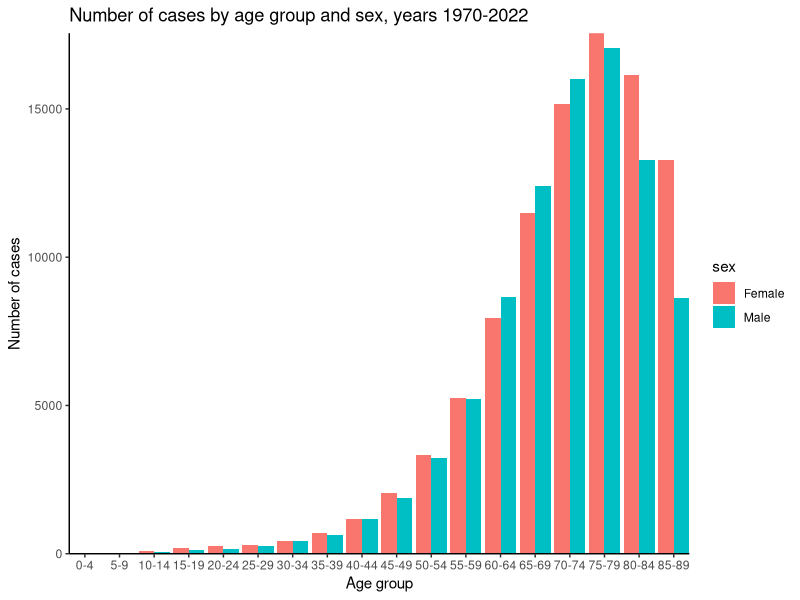
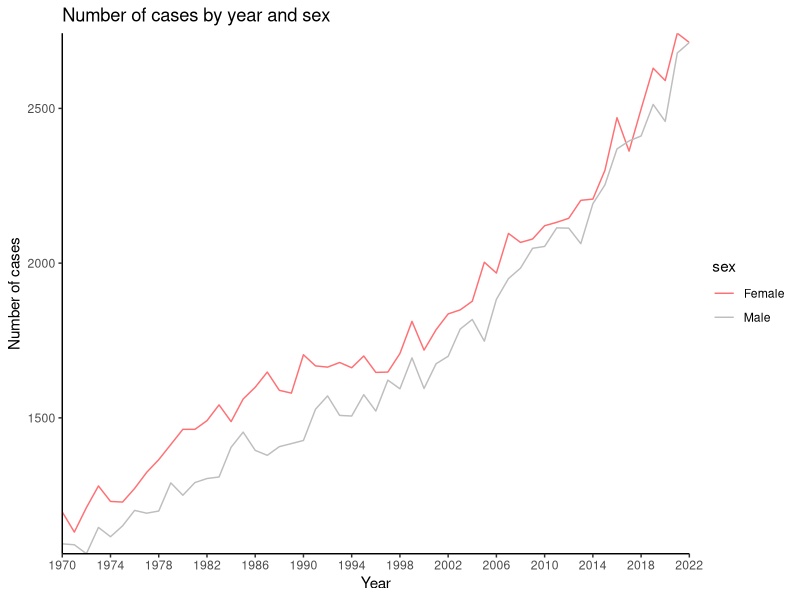
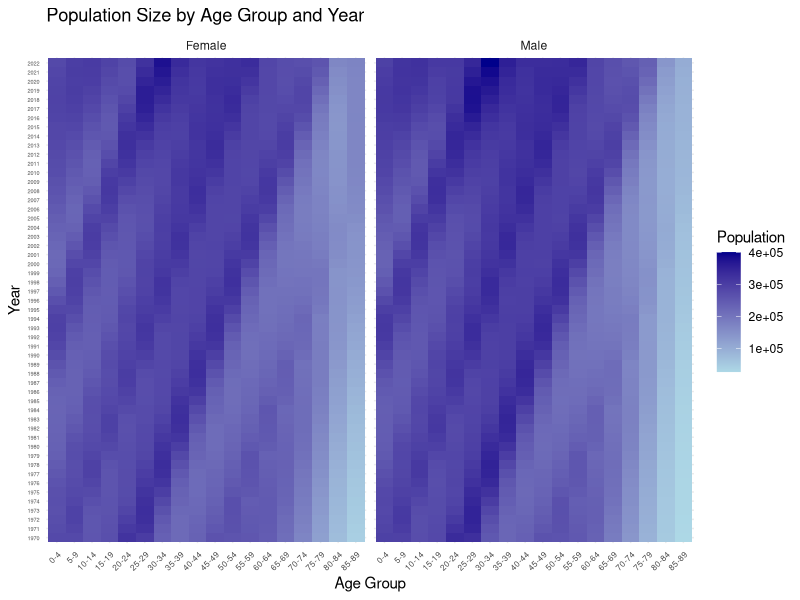
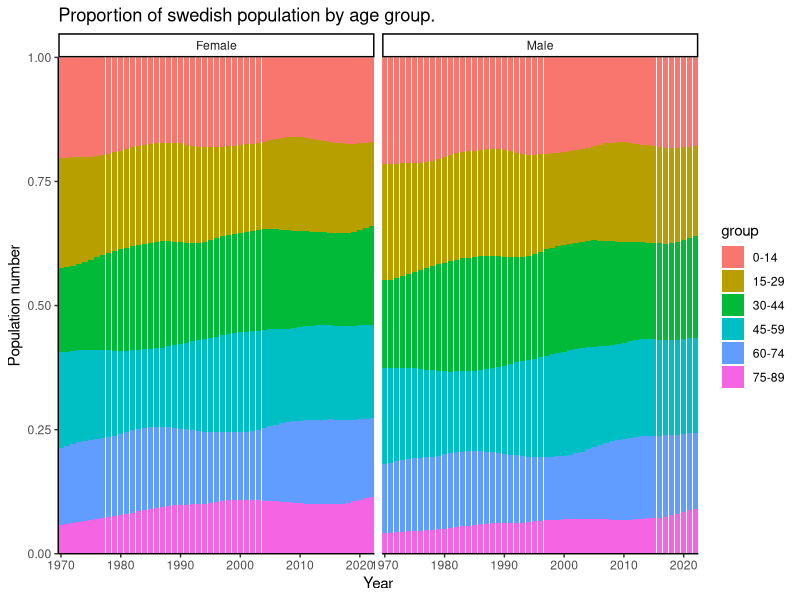
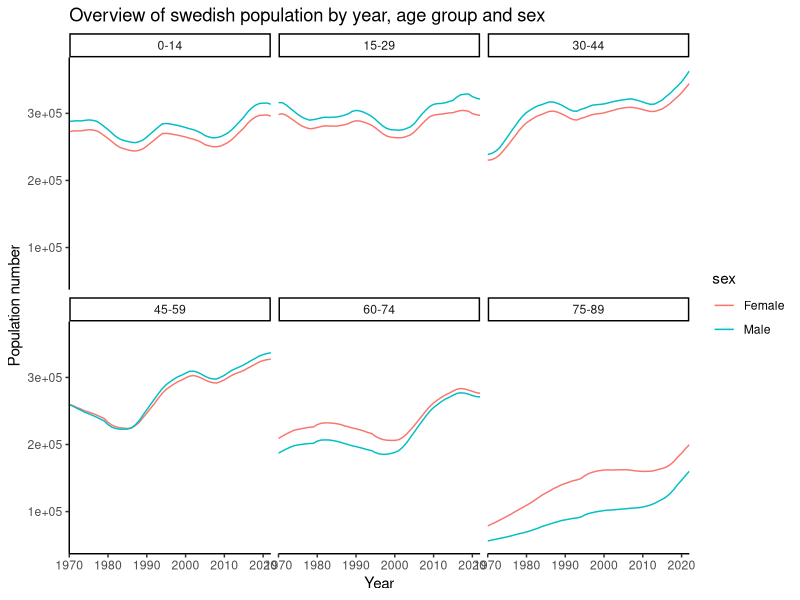
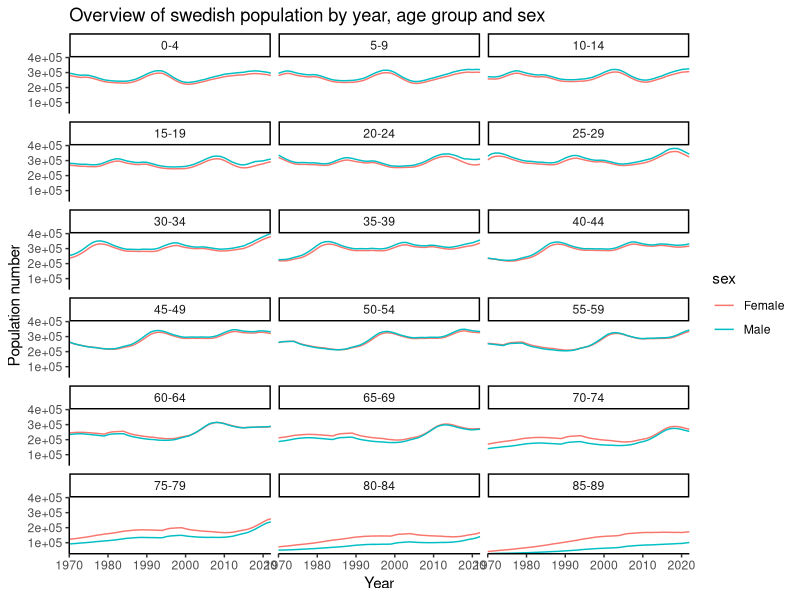
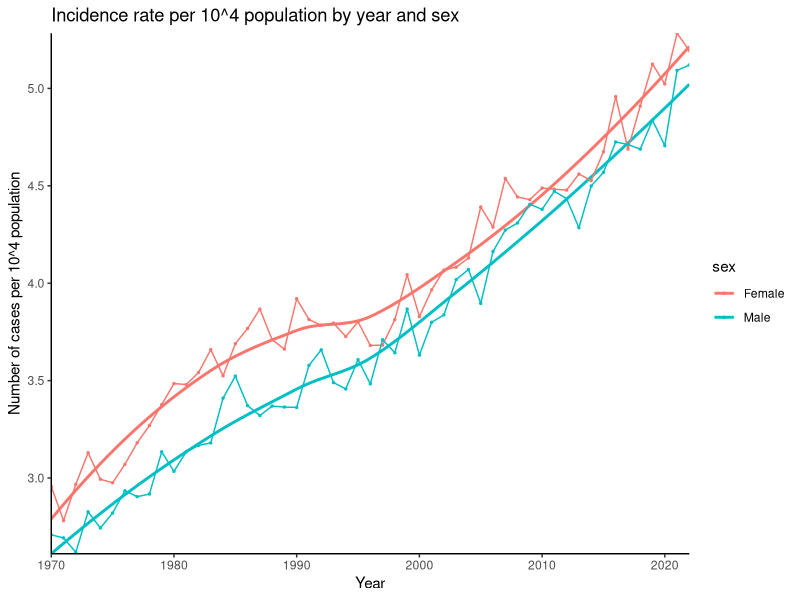
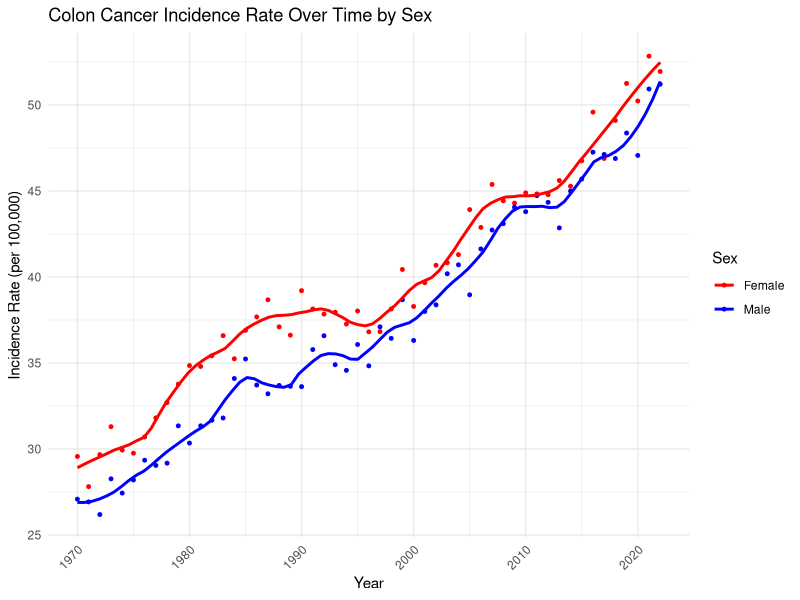

Write the R code that produced these figures, in order.
## ---- chunk 1
knitr::opts_chunk$set(warning = FALSE, message = FALSE) 
## ---- chunk 2
library(readr)
library(tidyverse)
library(ggplot2)
library(splines)
## ---- chunk 3
cases <- readr::read_tsv("cases.tsv")
population <- readr::read_tsv("population.tsv")
## ---- chunk 4
cases %>% summary()
# order agegroups 
factor_groups <- cases %>% pull(agegroup) %>% unique()
cases <- cases %>% mutate(agegroup = factor(agegroup, levels = factor_groups)) 
## ---- chunk 5
cases %>% pull(agegroup) %>% unique()
## ---- chunk 6
cases %>% pull(sex) %>% unique()
## ---- chunk 7
cases %>% 
  group_by(agegroup,sex) %>% 
  summarize(n = sum(n)) %>% 
  ungroup() %>% 
  ggplot(aes(x = agegroup, y = n, fill = sex)) +
  geom_bar(stat = "identity", position=position_dodge()) +
  # scale_fill_manual(values=c("#FF7074", 
  #                            "gray"))+
  theme_classic() + 
  coord_cartesian(expand = FALSE) + 
  # add labels and title
  ggtitle("Number of cases by age group and sex, years 1970-2022") +
  xlab("Age group") + ylab("Number of cases")
 
## ---- chunk 8
cases %>% 
  group_by(year,sex) %>% 
  summarize(n = sum(n)) %>% 
  ungroup() %>% 
  ggplot(aes(x = year, y = n, col = sex)) +
  #geom_point() +
  stat_summary(geom="line")+
  scale_color_manual(values=c("#FF7074", 
                            "gray"))+
  theme_classic() + 
  coord_cartesian(expand = FALSE) + 
  scale_x_continuous(lim = c(1970, 2022), breaks = c(seq(1970, 2022, by = 4)))+
  # add labels and title
  ggtitle("Number of cases by year and sex") +
  xlab("Year") + ylab("Number of cases")
## ---- chunk 9
data_population <- readr::read_tsv("population.tsv")
data_population$agegroup <- factor(data_population$agegroup, levels = c("0-4", "5-9", "10-14", "15-19", 
                                                              "20-24", "25-29", "30-34", "35-39", 
                                                              "40-44", "45-49", "50-54", "55-59", 
                                                              "60-64", "65-69", "70-74", "75-79", 
                                                              "80-84", "85-89"))

# Summarize total cases by year and sex
population_by_year_sex <- data_population %>%
  group_by(year, sex) %>%
  summarize(total_cases = sum(n_pop, na.rm = TRUE), .groups = "drop")

# Heatmap of population size
ggplot(data_population, aes(x = agegroup, y = factor(year), fill = n_pop)) +
  geom_tile() +
  facet_wrap(~sex) +  # Separate plots for males and females
  scale_fill_gradient(low = "lightblue", high = "darkblue", name = "Population") +
  labs(
    title = "Population Size by Age Group and Year",
    x = "Age Group",
    y = "Year"
  ) +
  theme_minimal() +
  theme(
    axis.text.x = element_text(size = 6, angle = 45, hjust = 1),  # Smaller x-axis text
    axis.text.y = element_text(size = 4)                         # Smaller y-axis text
  )
## ---- chunk 10
head(population)
summary(population)
## ---- chunk 11
# Compare age groups
all(unique(cases$agegroup) %in% unique(population$agegroup))

# Compare calendar years
all(unique(cases$year) %in% unique(population$year))
## ---- chunk 12
population <- population %>%  mutate(agegroup = factor(agegroup, levels = factor_groups)) 
## ---- chunk 13
population %>%
  mutate(group = case_when(
    agegroup %in% factor_groups[1:3] ~ "0-14",
    agegroup %in% factor_groups[4:6] ~ "15-29",
    agegroup %in% factor_groups[7:9] ~ "30-44",
    agegroup %in% factor_groups[10:12] ~ "45-59",
    agegroup %in% factor_groups[13:15] ~ "60-74",
    agegroup %in% factor_groups[16:18] ~ "75-89",
    TRUE ~ NA
    )
    ) %>%
  ggplot(aes(x = year, y = n_pop, fill = group)) +
  facet_wrap(~sex, ncol = 2) +
  geom_bar(position="fill", stat="identity") +
  theme_classic() +
  coord_cartesian(expand = FALSE) +
  # add labels and title
  ggtitle("Proportion of swedish population by age group.") +
  xlab("Year") + ylab("Population number")
## ---- chunk 14
population %>%
  mutate(group = case_when(
    agegroup %in% factor_groups[1:3] ~ "0-14",
    agegroup %in% factor_groups[4:6] ~ "15-29",
    agegroup %in% factor_groups[7:9] ~ "30-44",
    agegroup %in% factor_groups[10:12] ~ "45-59",
    agegroup %in% factor_groups[13:15] ~ "60-74",
    agegroup %in% factor_groups[16:18] ~ "75-89",
    TRUE ~ NA
    )
    ) %>%
  ggplot(aes(x = year, y = n_pop, color = sex)) +
  facet_wrap(~group, ncol = 3) +
  stat_summary(geom="line")+
  theme_classic() +
  coord_cartesian(expand = FALSE) +
  # add labels and title
  ggtitle("Overview of swedish population by year, age group and sex") +
  xlab("Year") + ylab("Population number")
## ---- chunk 15
population %>%
  ggplot(aes(x = year, y = n_pop, color = sex)) +
  facet_wrap(~agegroup, ncol = 3) +
  stat_summary(geom="line")+
  theme_classic() +
  coord_cartesian(expand = FALSE) +
  # add labels and title
  ggtitle("Overview of swedish population by year, age group and sex") +
  xlab("Year") + ylab("Population number")
## ---- chunk 16
# merging datasets
cases_pop <- cases %>% left_join(population) 
## ---- chunk 17
# ## check
# cases %>% nrow() == cases_pop %>% nrow() 
# population %>% nrow() == cases_pop %>% nrow() 
cases_pop %>% head()
## ---- chunk 18
# cases by year and sex
cases_ys <- cases %>% 
  group_by(year, sex) %>% 
  summarize(n = sum(n)) %>% 
  ungroup()

# population by year and sex
population_ys <- population %>% 
  group_by(year, sex) %>% 
  summarize(n_pop = sum(n_pop)) %>% 
  ungroup()
## ---- chunk 19
# rate per hundred thousand population, dataset with age
cases_pop <- cases_pop %>% 
  # rate per 10^5 population
  mutate(rate = 10^5 * n/n_pop)

# rate per ten thousand population, dataset without age
# create dataset without age variable
cases_pop_ys <- cases_ys %>% 
  left_join(population_ys) %>% 
    # rate per 10^4 population
  mutate(rate = 10^4 * n/n_pop)
## ---- chunk 20
cases_pop_ys %>% 
  ggplot(aes(x = year, y = rate, color = sex)) +
  # smooth the curve
  geom_smooth(se= FALSE) +
  # non smoothed data
  geom_point(size = 0.5) +
  stat_summary(geom="line") +
  theme_classic() + 
  coord_cartesian(expand = FALSE) + 
  #scale_x_continuous(lim = c(1970, 2022), breaks = c(seq(1970, 2022, by = 4))) +
  # add labels and title
  ggtitle("Incidence rate per 10^4 population by year and sex") +
  xlab("Year") + ylab("Number of cases per 10^4 population")
## ---- chunk 21
# Merge the cases and population data
merged_data <- cases %>%
  inner_join(data_population, by = c("year", "agegroup", "sex"))

# Summarize the total cases and population size by year and sex
summary_data <- merged_data %>%
  group_by(year, sex) %>%
  summarize(
    total_cases = sum(n, na.rm = TRUE),
    total_population = sum(n_pop, na.rm = TRUE),
    .groups = "drop"
  )

## ---- chunk 22
# Calculate incidence rate for detailed data
merged_data <- merged_data %>%
  mutate(incidence_rate = n / n_pop * 100000)  # Rate per 100,000 people

# Calculate incidence rate for summarized data
summary_data <- summary_data %>%
  mutate(incidence_rate = total_cases / total_population * 100000)  # Rate per 100,000 people
## ---- chunk 23
# Plot incidence rate over time with smoother (separately for males and females)
ggplot(summary_data, aes(x = year, y = incidence_rate, color = sex)) +
  geom_point(size = 1) +  # Points for visibility
  geom_smooth(method = "loess", span = 0.2, se = FALSE, linetype = "solid") +  # Smoothing with LOESS
  scale_color_manual(values = c("Male" = "blue", "Female" = "red")) +
  labs(
    title = "Colon Cancer Incidence Rate Over Time by Sex",
    x = "Year",
    y = "Incidence Rate (per 100,000)",
    color = "Sex"
  ) +
  theme_minimal() +
  theme(axis.text.x = element_text(angle = 45, hjust = 1))
## ---- chunk 24
# Plot incidence rates over time by sex and age group with smoothed lines
ggplot(merged_data, aes(x = year, y = incidence_rate, color = agegroup, group = agegroup)) +
  geom_point(size = .8) +  # Points for visibility
  geom_smooth(method = "loess", span = 0.2, se = FALSE, linetype = "solid") +  # Smoothing with LOESS
  facet_wrap(~sex) +  # Separate plots for males and females
  scale_color_viridis_d(name = "Age Group") +  # Use viridis color scale for age groups
  labs(
    title = "Colon Cancer Incidence Rate by Sex and Age Group Over Time",
    x = "Year",
    y = "Incidence Rate (per 100,000)",
    color = "Age Group"
  ) +
  theme_minimal() +
  theme(axis.text.x = element_text(angle = 45, hjust = 1)) +
  theme(
    axis.text.x = element_text(angle = 45, hjust = 1),
    legend.key.size = unit(.2, "cm"),  # Reduce size of legend keys (symbols)
    legend.text = element_text(size = 10),  # Reduce size of legend text
    legend.title = element_text(size = 10)  # Adjust size of legend title
  ) 
## ---- chunk 25
cases_pop %>% 
  ggplot(aes(x = year, y = rate, color = sex)) +
  facet_wrap(~ agegroup , ncol = 4, scales = "free_y") +
  # smooth the curve
  geom_smooth(se = FALSE) +
  # non smoothed data
  geom_point(size = 0.2) +
  stat_summary(geom="line", size = 0.05) +
  theme_classic() + 
  coord_cartesian(expand = FALSE) + 
  #scale_x_continuous(lim = c(1970, 2022), breaks = c(seq(1970, 2022, by = 4))) +
  # add labels and title
  ggtitle(paste("Yearly number of cases per 10^5 population by sex and age group")) + 
  xlab("Year") + ylab("Number of cases per 10^5 population") 
  
## ---- chunk 26
model <- cases_pop_ys %>%  
  glm(formula = n ~ year + sex + offset(log(n_pop)), family = "poisson")
summary(model)
## ---- chunk 27
toplot <- cases_pop_ys %>% 
  add_column(fitted = model$fitted.values) %>% 
  mutate(fitted_rate = 10^4* fitted/n_pop)

toplot %>% 
  pivot_longer(cols = c(rate, fitted_rate), names_to = "type") %>% 
  ggplot(aes(x = year, y = value)) +
  geom_point(aes(color = type), size = 0.5) +
  facet_wrap(~sex, ncol = 2) +
  theme_classic() + 
  coord_cartesian(expand = FALSE) + 
  #scale_x_continuous(lim = c(1970, 2022), breaks = c(seq(1970, 2022, by = 4))) +
  # add labels and title
  ggtitle("Incidence rate by year and sex, fitted and observed values") +
  xlab("Year") + ylab("Number of cases per 10^4 population") 
## ---- chunk 28
exp(model$coefficients[1] + model$coefficients[2] * 1970 + model$coefficients[3] * 1)

exp(model$coefficients[1] + model$coefficients[2] * 1970 + model$coefficients[3] * 0)
## ---- chunk 29
exp(model$coefficients[1] + model$coefficients[2] * 2020 + model$coefficients[3] * 1)

exp(model$coefficients[1] + model$coefficients[2] * 2020 + model$coefficients[3] * 0)
## ---- chunk 30
model_age <- cases_pop %>% 
  mutate(agegroup = factor(agegroup, levels = factor_groups)) %>% 
  glm(formula = n ~ year*sex + year*agegroup + agegroup * sex + offset(log(n_pop)), family = "poisson")
summary(model_age)
## ---- chunk 31
# males
exp(
    #intercept 
    model_age$coefficients[1] + 
    #year
    model_age$coefficients[2] * 1970 + 
    #sex
    model_age$coefficients[3] * 1 + 
    #age 70-74
    model_age$coefficients[17] + 
    # year*sex
    model_age$coefficients[21] * 1970 * 1 + 
    # year*age 70-74
    model_age$coefficients[35] * 1970+
    # sex*age 70-74 
    model_age$coefficients[52] * 1)

# females
exp(
    #intercept 
    model_age$coefficients[1] + 
    #year
    model_age$coefficients[2] * 1970 + 
    #sex
    model_age$coefficients[3] * 0 + 
    #age 70-74
    model_age$coefficients[17] + 
    # year*sex
    model_age$coefficients[21] * 1970 * 0 + 
    # year*age 70-74
    model_age$coefficients[35] * 1970 +
    # sex*age 70-74 
    model_age$coefficients[52] * 0)
## ---- chunk 32
# males
exp(
    #intercept 
    model_age$coefficients[1] + 
    #year
    model_age$coefficients[2] * 2020 + 
    #sex
    model_age$coefficients[3] * 1 + 
    #age 70-74
    model_age$coefficients[17] + 
    # year*sex
    model_age$coefficients[21] * 2020 * 1 + 
    # year*age 70-74
    model_age$coefficients[35] *2020+
    # sex*age 70-74 
    model_age$coefficients[52] * 1)

# females
exp(
    #intercept 
    model_age$coefficients[1] + 
    #year
    model_age$coefficients[2] * 2020 + 
    #sex
    model_age$coefficients[3] * 0 + 
    #age 70-74
    model_age$coefficients[17] + 
    # year*sex
    model_age$coefficients[21] * 2020 * 0 + 
    # year*age 70-74
    model_age$coefficients[35] * 2020+
    # sex*age 70-74 
    model_age$coefficients[52] * 0)
## ---- chunk 33
toplot <- cases_pop %>% 
  add_column(fitted = model_age$fitted.values) %>% 
  mutate(fitted_rate = 10^5* fitted/n_pop)
  
toplot %>% 
  pivot_longer(cols = c(rate, fitted_rate), names_to = "type") %>% 
  filter(agegroup %in% c("50-54", "70-74" , "85-89")) %>% 
  ggplot(aes(x = year, y = value, color = agegroup)) +
  geom_point(aes(shape = type), size = 0.5) +
  facet_wrap(~sex, ncol = 2) +
  theme_classic() + 
  coord_cartesian(expand = FALSE) + 
  #scale_x_continuous(lim = c(1970, 2022), breaks = c(seq(1970, 2022, by = 4))) +
  # add labels and title
  ggtitle("Incidence rate by year, age group and sex, fitted and observed values") +
  xlab("Year") + ylab("Number of cases per 10^5 population") 
## ---- chunk 34
age <- seq(2,87,5)
age_df <- data.frame(agegroup = factor_groups, age = age)

splines_to_fit <- cases_pop %>%
  inner_join(age_df)

splines_model <- splines_to_fit %>% 
  glm(formula = n ~ bs(year,df = 4)*sex + bs(year, df = 4)*bs(age, df = 4) + offset(log(n_pop)), family = "poisson")

summary(splines_model)


toplot <- splines_to_fit %>% 
  add_column(fitted = splines_model$fitted.values) %>% 
  mutate(fitted_rate = 10^5* fitted/n_pop) 
  

toplot %>% 
  filter(age %in% c(52,72,87)) %>% 
  ggplot(aes(x = year, y = fitted_rate, color = agegroup)) +
  facet_wrap(~sex, ncol = 2) +
  geom_point(size = 0.1) +
  stat_summary(geom="line") +
  theme_classic() + 
  coord_cartesian(expand = FALSE) + 
  scale_x_continuous(lim = c(1970, 2022), breaks = c(seq(1970, 2022, by = 4))) +
  # add labels and title
  ggtitle("Incidence rate by year, age and sex, fitted model") +
  xlab("Year") + ylab("Number of cases per 10^5 population") 
## ---- chunk 35
toplot %>% 
  pivot_longer(cols = c(rate, fitted_rate), names_to = "type") %>% 
  filter(age %in% c(52,72,87)) %>% 
  ggplot(aes(x = year, y = value, color = age)) +
  geom_point(aes(shape = type), size = 0.5) +
  facet_wrap(~sex, ncol = 2) +
  theme_classic() + 
  coord_cartesian(expand = FALSE) + 
  #scale_x_continuous(lim = c(1970, 2022), breaks = c(seq(1970, 2022, by = 4))) +
  # add labels and title
  ggtitle("Incidence rate by year, age and sex, fitted and observed values") +
  xlab("Year") + ylab("Number of cases per 10^5 population") 
## ---- chunk 36
# Merge cases and population data frames
merged_data <- merge(cases, population, by = c("agegroup", "sex", "year"))
print(head(merged_data,n=5))

merged_data <- merged_data %>%
  mutate(
    incidence_rate = (n / n_pop) * 100000,
    age_midpoint = as.numeric(sub("-.*", "", agegroup)) + 2,
    sex = factor(sex)
      )

# Print column names to verify
print(colnames(merged_data))

# Plotting the relationship between mid age and incidence rate
ggplot(merged_data, aes(x = age_midpoint, y = incidence_rate)) +
  geom_point(alpha = 0.6) +
  geom_smooth(method = "loess", se = FALSE) +
  facet_wrap(~ sex) +
  labs(title = "Incidence Rate by Age",
       x = "Mid Age of Age Group",
       y = "Incidence Rate (n / n_pop)") +
  theme_minimal()

# Fitting a generalized linear model using splines
splines_model <- glm(
  formula = n ~ bs(year, df = 4)*bs(age_midpoint, df = 4)  * sex + offset(log(n_pop)),
  data = merged_data,
  family = poisson()
)

summary(splines_model)

# Assuming you have your merged data as 'merged_data' and fitted model as 'model'
# Create a new data frame for predictions
age_groups <- c(52, 72, 87)
sex_groups <- c("Female", "Male")
years <- unique(merged_data$year)  # Get all unique years from your data

# Create an empty data frame to store predictions
prediction_data <- expand.grid(
  year = years,
  age_midpoint = age_groups,
  sex = sex_groups
)

# Add population to avoid warnings (use dummy values as predictions will standardize population)
prediction_data$n_pop <- 1


# Use the predict() function to generate predicted values
prediction_data$predicted_incidence <- predict(splines_model, newdata = prediction_data, type = "response")

# Plotting the incidence rates over time for each sex at ages 52, 72, and 87
library(ggplot2)

ggplot(prediction_data, aes(x = year, y = predicted_incidence, color = sex, linetype = as.factor(age_midpoint))) +
  geom_line(size = 1.2) + 
  labs(title = "Predicted Incidence Rates Across Calendar Time",
       x = "Calendar Year",
       y = "Predicted Incidence Rate") +
  scale_color_manual(values = c("blue", "red")) + 
  scale_linetype_manual(values = c("solid", "dashed", "dotted")) +
  theme_minimal() +
  theme(legend.title = element_blank()) +
  theme(legend.position = "bottom")

# Compare with observed values
observed_data <- merged_data %>%
  filter(age_midpoint %in% c(52, 72, 87)) %>%
  group_by(year, age_midpoint, sex) %>%
  summarize(observed_rate = sum(n) / sum(n_pop))


# Combine predicted and observed data
comparison_data <- left_join(prediction_data, observed_data, by = c("year", "age_midpoint", "sex"))


ggplot(comparison_data, aes(x = year)) +
  geom_line(aes(y = predicted_incidence, color = "Predicted"), size = 1) +
  geom_line(aes(y = observed_rate, color = "Observed"), size = 1, linetype = "dashed") +
  facet_wrap(~ age_midpoint + sex, scales = "free_y") +
  labs(
    title = "Comparison of Predicted and Observed Incidence Rates",
    x = "Calendar Year",
    y = "Incidence Rate",
    color = "Legend"
  ) +
  scale_color_manual(values = c("Predicted" = "blue", "Observed" = "red")) +
  theme_minimal()
## ---- chunk 37
# reference values for male and female population
standard_pop <- population %>%
  filter(year == 2022) %>%  
  rename(ref_pop = n_pop) %>% 
  select(-year)

# reference value for total male population 
tot_male <- standard_pop %>% 
  filter(sex == "Male") %>% 
  pull(ref_pop) %>% sum()

# reference value for total female population 
tot_female <- standard_pop %>% 
  filter(sex == "Female") %>% 
  pull(ref_pop) %>% sum()
## ---- chunk 38

age_standardised_rates <- cases_pop %>% 
  select(-rate) %>% 
  left_join(standard_pop) %>% 
  # add number of cases obtained if population number was ref_pop
  mutate(cases_ref_pop = ref_pop * n/n_pop) %>% 
  # for each year, compute total (sum over agegroups) and divide by total reference population
  # keep male and female categories 
  group_by(year, sex) %>% 
  # sum over agegroups 
  summarize(sum_ages = sum(cases_ref_pop, na.rm = TRUE)) %>% 
  mutate(standardised_rate = case_when(sex == "Female" ~ sum_ages/tot_female,
                                       sex == "Male" ~ sum_ages/tot_male,
                                       TRUE ~ NA)
         ) %>% 
  select(-sum_ages) %>% 
  # rescale
  mutate(standardised_rate = 10^4 * standardised_rate)
## ---- chunk 39
age_standardised_rates %>% 
   ggplot(aes(x = year, y = standardised_rate, color = sex)) +
  # smooth the curve
  geom_smooth() +
  # non smoothed data
  geom_point(size = 0.5) +
  stat_summary(geom="line") +
  theme_classic() + 
  coord_cartesian(expand = FALSE) + 
  scale_x_continuous(lim = c(1970, 2022), breaks = c(seq(1970, 2022, by = 4))) +
  # add labels and title
  ggtitle("Standardised incidence rate: cases per 10^4 population by year and sex") +
  xlab("Year") + ylab("Number of cases per 10^4 population - standardised")
## ---- chunk 40
cases_pop_ys %>% 
  filter(sex == "Female") %>% 
  left_join(age_standardised_rates) %>% 
  select(year, sex, rate, standardised_rate) %>% 
  pivot_longer(cols = c(rate, standardised_rate), names_to = "type") %>% 
  ggplot(aes(x = year, y = value, color = type))+
  # smooth the curve
  geom_smooth() +
  # non smoothed data
  geom_point(size = 0.5) +
  stat_summary(geom="line") +
  theme_classic() + 
  coord_cartesian(expand = FALSE) + 
  scale_x_continuous(lim = c(1970, 2022), breaks = c(seq(1970, 2022, by = 4))) +
  # add labels and title
  ggtitle("Standardised vs non standarsised incidence rate - female population") +
  xlab("Year") + ylab("Number of cases per 10^4 population")
## ---- chunk 41
cases_pop_ys %>% 
  filter(sex == "Male") %>% 
  left_join(age_standardised_rates) %>% 
  select(year, sex, rate, standardised_rate) %>% 
  pivot_longer(cols = c(rate, standardised_rate), names_to = "type") %>% 
  ggplot(aes(x = year, y = value, color = type))+
  # smooth the curve
  geom_smooth() +
  # non smoothed data
  geom_point(size = 0.5) +
  stat_summary(geom="line") +
  theme_classic() + 
  coord_cartesian(expand = FALSE) + 
  scale_x_continuous(lim = c(1970, 2022), breaks = c(seq(1970, 2022, by = 4))) +
  # add labels and title
  ggtitle("Standardised vs non standarsised incidence rate - male population") +
  xlab("Year") + ylab("Number of cases per 10^4 population")
## ---- chunk 42

cases_pop_fit <- cases_pop %>% 
  select(-rate, -n) %>% 
  # replace number of cases with fitted number of cases, which should already be in the right order
  add_column(n_fit = model_age$fitted.values)

# repeat question 11
age_standardised_rates_fit <- cases_pop_fit %>% 
  left_join(standard_pop) %>% 
  # add number of cases obtained if population number was ref_pop
  mutate(cases_ref_pop = ref_pop * n_fit/n_pop) %>% 
  # for each year, compute total (sum over agegroups) and divide by total reference population
  # keep male and female categories 
  group_by(year, sex) %>% 
  # sum over agegroups 
  summarize(sum_ages = sum(cases_ref_pop, na.rm = TRUE)) %>% 
  ungroup() %>% 
  mutate(standardised_rate_fit = case_when(sex == "Female" ~ sum_ages/tot_female,
                                       sex == "Male" ~ sum_ages/tot_male,
                                       TRUE ~ NA)
         ) %>% 
  select(-sum_ages) %>% 
  # rescale
  mutate(standardised_rate_fit = 10^4 * standardised_rate_fit)
## ---- chunk 43
cases_pop_ys %>% 
  filter(sex == "Female") %>% 
  left_join(age_standardised_rates) %>% 
  left_join(age_standardised_rates_fit) %>% 
  select(year, sex, rate, standardised_rate, standardised_rate_fit) %>% 
  pivot_longer(cols = c(rate, standardised_rate, standardised_rate_fit), names_to = "type") %>% 
  #filter(type == "standardised_rate_fit") %>% 
  ggplot(aes(x = year, y = value, color = type))+
  # smooth the curve
  geom_smooth() +
  # non smoothed data
  geom_point(size = 0.5) +
  stat_summary(geom="line") +
  theme_classic() + 
  coord_cartesian(expand = FALSE) + 
  scale_x_continuous(lim = c(1970, 2022), breaks = c(seq(1970, 2022, by = 4))) +
  # add labels and title
  ggtitle("Standardised vs non standarsised incidence rate - female population") +
  xlab("Year") + ylab("Number of cases per 10^4 population")
## ---- chunk 44
cases_pop_ys %>% 
  filter(sex == "Male") %>% 
  left_join(age_standardised_rates) %>% 
  left_join(age_standardised_rates_fit) %>% 
  select(year, sex, rate, standardised_rate, standardised_rate_fit) %>% 
  pivot_longer(cols = c(rate, standardised_rate, standardised_rate_fit), names_to = "type") %>% 
  ggplot(aes(x = year, y = value, color = type))+
  # smooth the curve
  geom_smooth() +
  # non smoothed data
  geom_point(size = 0.5) +
  stat_summary(geom="line") +
  theme_classic() + 
  coord_cartesian(expand = FALSE) + 
  scale_x_continuous(lim = c(1970, 2022), breaks = c(seq(1970, 2022, by = 4))) +
  # add labels and title
  ggtitle("Standardised vs non standarsised incidence rate - male population") +
  xlab("Year") + ylab("Number of cases per 10^4 population")
